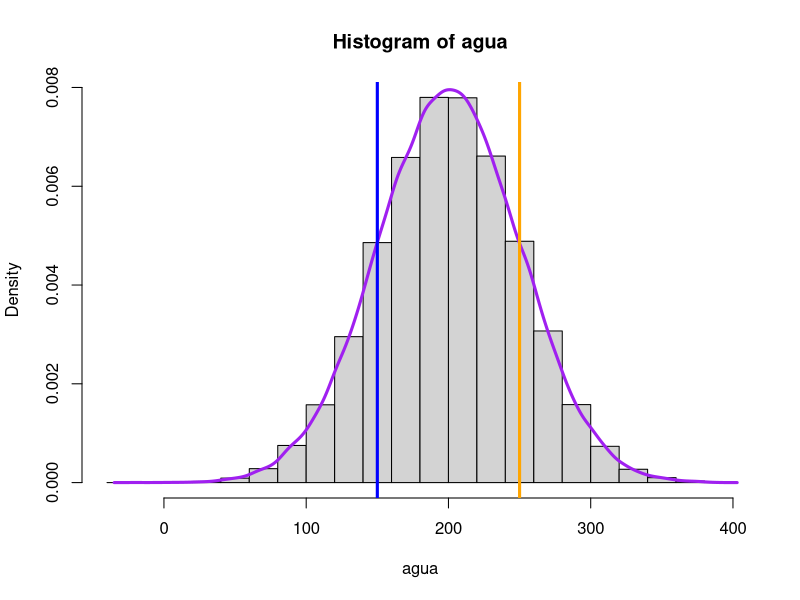
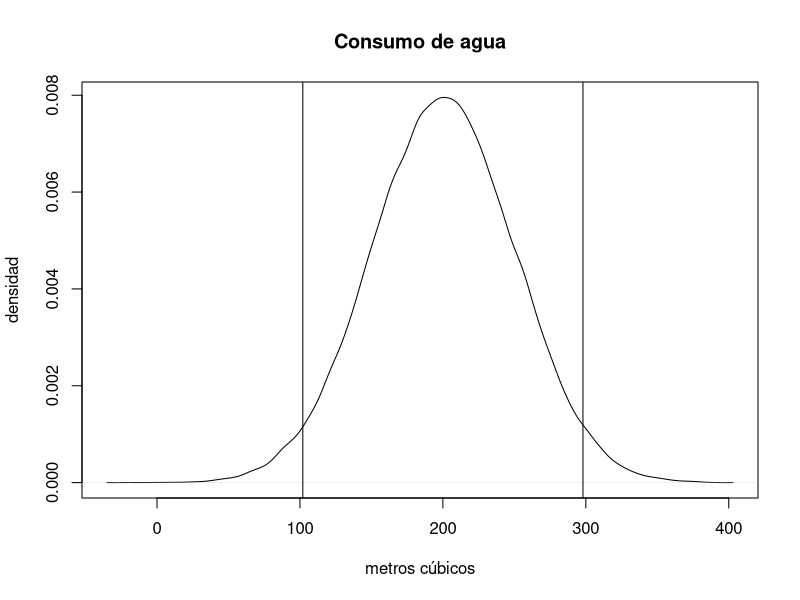

The R script that drew these images, in order:
#Clase 17JUN
rnorm(2)
#simulación de eso
agua<-rnorm(100000, mean=200, sd=50)
hist(agua, freq = F)
aguaD<-density(agua)
lines(aguaD, col="purple", lwd=3)
abline(v=250, col="orange", lwd=3)
abline(v=150, col="blue", lwd=3)

plot(aguaD, main = "Consumo de agua", xlab = "metros cúbicos", ylab = "densidad")
abline(v=qnorm(0.025, 200, 50))
abline(v=qnorm(0.975, 200, 50))
#no siempre las muestras van a ser así de grandes entonces no vamos a obtener siempre así histogramas bonitos y asuich

#cual será la probabilidad del área antes de la línea, saber que porcentaje son
pnorm(150, mean=200, sd=50)
#ahí nos dice que el 15.86% de los consumidores usan menos de 150 m3 de agua
#ahora para ver lo del otro lado de la cola, es usando lower.tail=F
pnorm(250,mean=200, sd=50, lower.tail=F)
#es exactamente igual, casi el 16% usan más de 250 m3 de agua
#esto se puede para cualquier distribución de probabilidad

z<-1.44
#encontrar la probabilidad de que z sea más grande que ?
v<-pnorm(1.44,lower.tail=F)
v
p<-2*v
p
#entonces la probabilidad de obtener una z tan grande como la que obtuvimos es casi del 15%, concluimos que es plausible que la hipótesis nula sea verdadera, no hay evidencia para rechazarla
